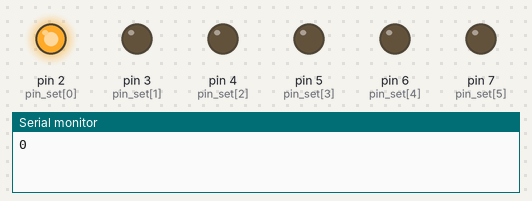
Recording of a sketch running on a simulated Arduino Uno, built with avr-gcc and run on an emulated ATmega328P. Shown: output pins drawn as LEDs (lit = HIGH), the last lines printed to the serial monitor.

Above: at 0.2 s.
At 1.7 s:
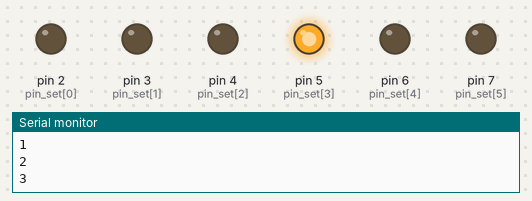
At 2.7 s:
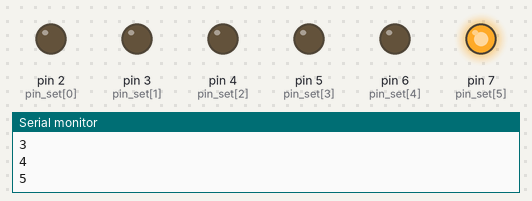
At 3.2 s:
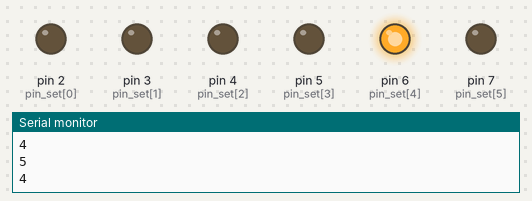
At 4.7 s:
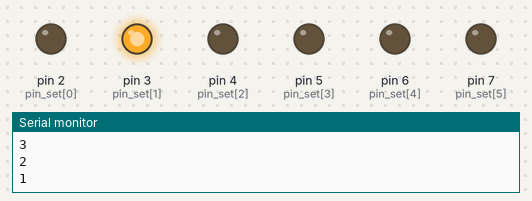
At 6.2 s:
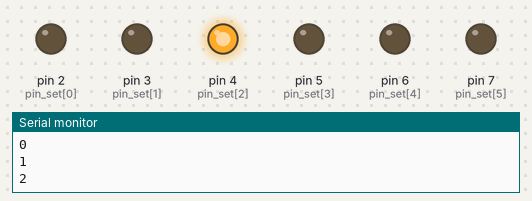
Timing chart, 0 to 6.5 s (numbered marks = the images above):
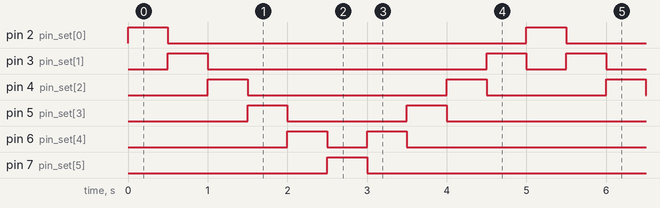

Measured:
- by itself, pin 2 (pin_set[0]), pin 7 (pin_set[5]): alternates HIGH for 0.50 s and LOW for 4.5 s
- by itself, pin 3 (pin_set[1]): repeats every 5.0 s: LOW 3.5 s, HIGH 0.50 s, LOW 0.50 s, HIGH 0.50 s
- by itself, pin 4 (pin_set[2]): repeats every 5.0 s: LOW 2.5 s, HIGH 0.50 s, LOW 1.5 s, HIGH 0.50 s
- by itself, pin 5 (pin_set[3]): repeats every 5.0 s: LOW 1.5 s, HIGH 0.50 s, LOW 2.5 s, HIGH 0.50 s
- by itself, pin 6 (pin_set[4]): repeats every 5.0 s: LOW 0.50 s, HIGH 0.50 s, LOW 3.5 s, HIGH 0.50 s

The sketch:

basic2_3led_wave.ino
```cpp
int pin_set[6] = {2,3,4,5,6,7};

int  start = 0;
bool direction = 1;

void setup()
{
  Serial.begin(9600);
  for(int i=0; i<6; i++)
  {
    pinMode(pin_set[i], OUTPUT);
  }
}

void loop()
{
  Serial.println(start);
  digitalWrite(pin_set[start],HIGH);
  delay(500);
  digitalWrite(pin_set[start],LOW);

  if(start == 5)     direction = 0;
  else if(start == 0)direction = 1;

  if(direction)start++;
  else         start--;

}
```
